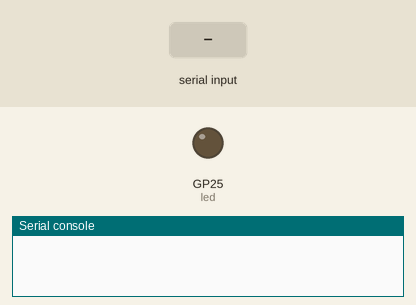
Recording of a program running on a simulated Raspberry Pi Pico running MicroPython. Shown: output pins drawn as LEDs (lit = HIGH), the last lines printed to the serial console. Inputs (shaded band) come from the test bench.

Above: at 1.2 s.
1.3 s: "on" typed at the serial console, then Enter
At 1.9 s:
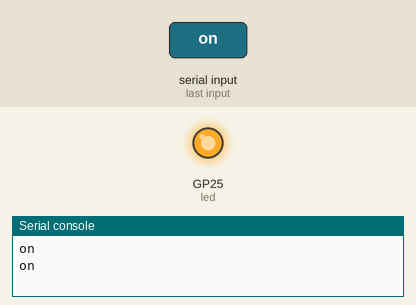
2.8 s: "off" typed at the serial console, then Enter
At 4.2 s:
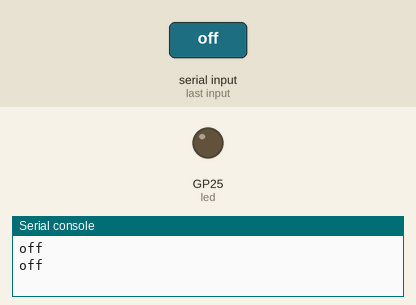
Timing chart, 0 to 5.8 s (numbered marks = the images above; inputs shaded):
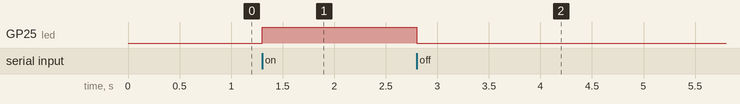

The program:

testUSBpico.py
```python
import select
import sys
import time
import machine

led = machine.Pin("LED", machine.Pin.OUT)

# Set up the poll object
poll_obj = select.poll()
poll_obj.register(sys.stdin, select.POLLIN)

# Loop indefinitely
while True:
    # Wait for input on stdin
    poll_results = poll_obj.poll(1000) # the '1' is how long it will wait for message before looping again (in microseconds)
    if poll_results:
        # Read the data from stdin (read data coming from PC)
        data = sys.stdin.readline().strip()
        if(data == "on"):
            led.on()
        elif(data == "off"):
            led.off()
        # Write the data to the input file
        sys.stdout.write(data + "\n\r")
    else:
        # do something if no message received (like feed a watchdog timer)
        #sys.stdout.write("No data\n\r")
        continue
```

Measured:
- after the input at 1.3 s, GP25 (led): LOW → HIGH at once
- after the input at 2.8 s, GP25 (led): HIGH → LOW at once
